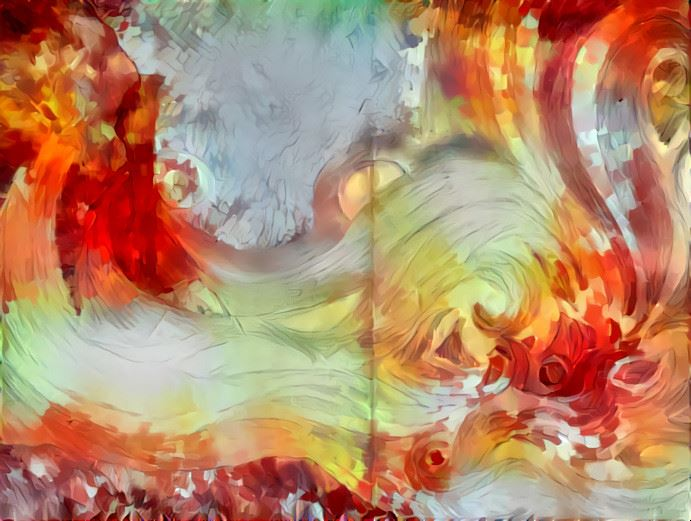
#> input picture IAsource.jpg, 691 x 521 px
$ python img_difference.py IAsource.jpg IAv1.jpg 5   (Python 2 division)
#> lines starting #> are read from the running program, lines starting #| are printed output that depends on the picture; after the words box and inside, x2 and y2 are one past the last pixel; in counts of white or black regions, pixels touching at a corner belong together
#!/usr/bin/python

import sys
import numpy as np
import cv2
# from matplotlib import pyplot as plt
import matplotlib.pyplot as plt
import cv2
import copy

print 'Number of arguments:', len(sys.argv), 'arguments.'
print 'Argument List:', str(sys.argv)

# Iitialisation
sourceTxt = str(sys.argv[1])
modifTxt = str(sys.argv[2])
th = 10 # threshold value used when mask is calculted (default value)
if (len(sys.argv)>3):
    th = int(sys.argv[3])

# Display parameter
print("--- "+str(sys.argv[0])+" ---")
print("     source image : "+sourceTxt)
print("     modified image : "+modifTxt)
print("     threshold : "+str(th))
print("------")


imgColor = cv2.IMREAD_COLOR # Set flag to tell openCV to read image in color

## Read images (Attention BGR color space)
imgSource = cv2.imread(sourceTxt,imgColor)
#> imgSource is the input picture: shape (521, 691, 3); mean B, G, R 105.9, 137.6, 182.7
imgModified = cv2.imread(modifTxt,imgColor)
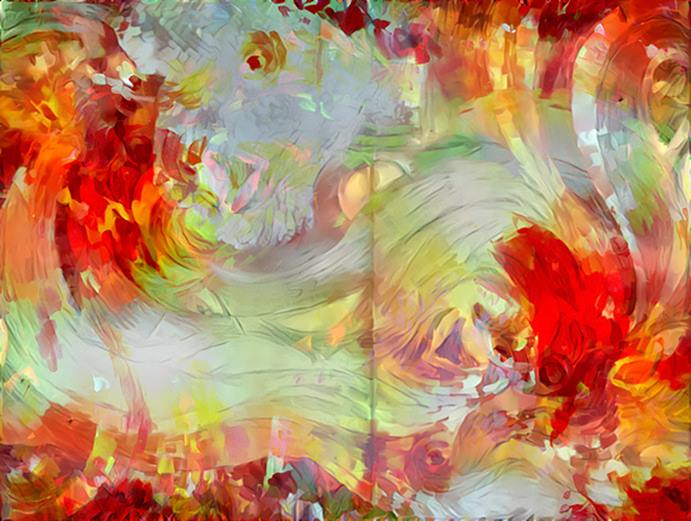
#> input picture IAv1.jpg, 691 x 521 px
#> imgModified is the input picture: shape (521, 691, 3); mean B, G, R 98.5, 135.1, 186.4

## Convert to RGB color space (Matplotlib)
imgSource = cv2.cvtColor(imgSource, cv2.COLOR_BGR2RGB)
imgModified = cv2.cvtColor(imgModified, cv2.COLOR_BGR2RGB)

## Compute difference between imgSource and imgModified
diff = cv2.absdiff(imgSource, imgModified) # Calculates the per-element absolute difference between two images arrays
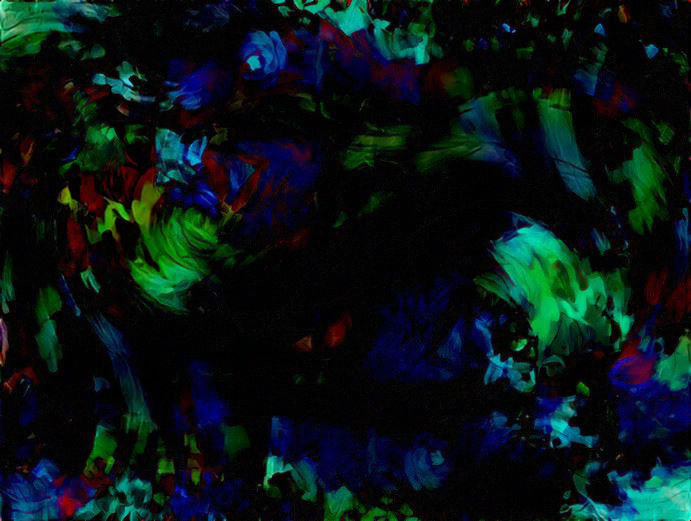
#> diff: shape (521, 691, 3); mean R, G, B 8.4, 21.1, 22.3
mask = cv2.cvtColor(diff, cv2.COLOR_RGB2GRAY) # Seem to work uncorrectly
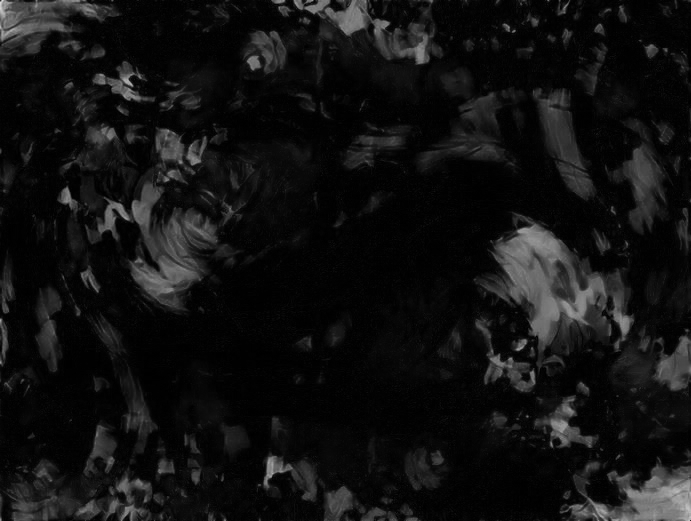
#> mask: shape (521, 691); min 0, max 217, mean 17.4

imask =  mask>th # Create mask based on threshold value
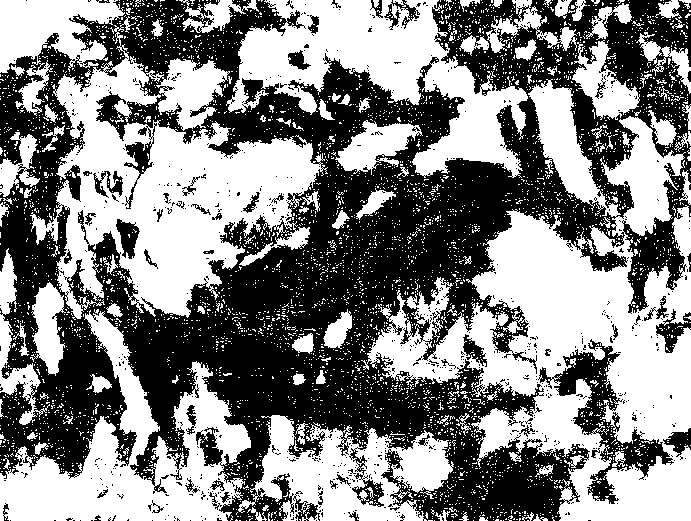
#> imask: shape (521, 691) bool; 51.9% white; 802 black regions (749 under 20 px), largest, box (x1, y1, x2, y2) and area: (0, 0, 691, 521) 160823, (538, 339, 674, 504) 4984, (656, 309, 691, 353) 585

canvas = np.zeros_like(imgModified, np.uint8)
canvas[imask] = imgModified[imask]
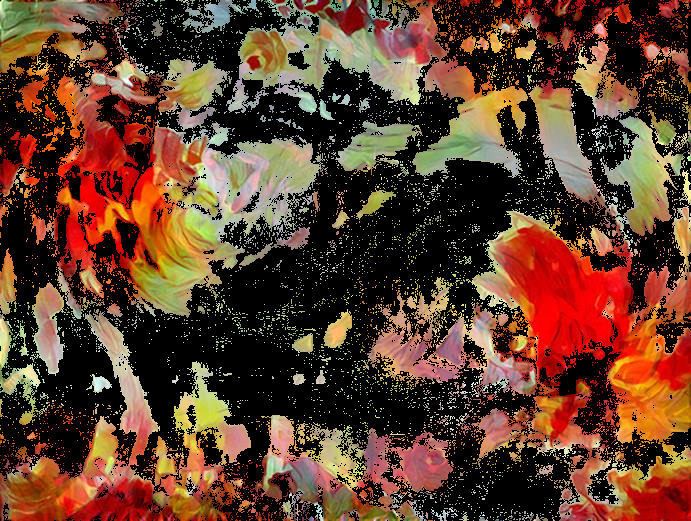
#> canvas: shape (521, 691, 3); mean R, G, B 96.3, 62.3, 42.7

imgResult = copy.deepcopy(canvas) # Duplicate image canvas (deep copy)
imgResult[:,0:imgResult.size] = (0,0,0)  # (B, G, R) # Reset canvas to black image
#> imgResult: shape (521, 691, 3); every value is 0
imgResult = cv2.addWeighted(imgSource, 0.5, imgResult, 1, 0) # Blend imgSource on black canvas with alpha value
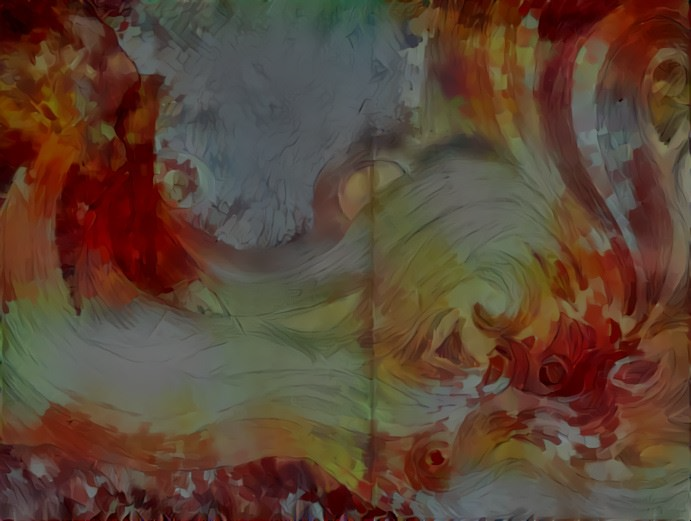
#> imgResult: shape (521, 691, 3); mean R, G, B 91.4, 68.8, 53
imgResult[imask] = canvas[imask] # Hilight modified pixels
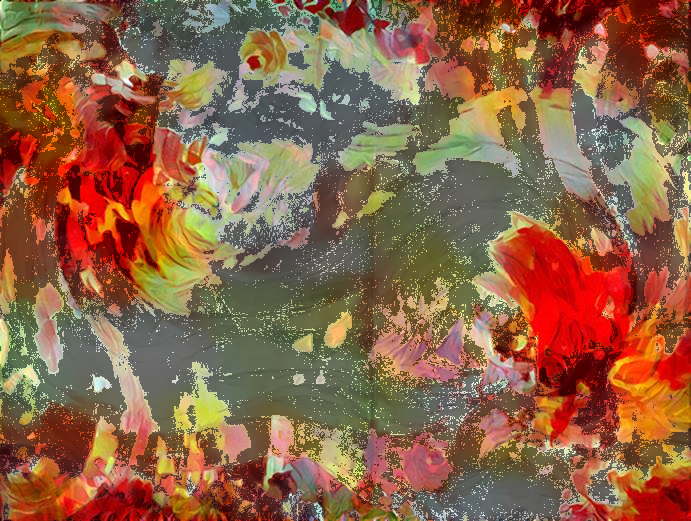
#> imgResult: shape (521, 691, 3); mean R, G, B 141.3, 98.7, 70.6

## Save blended image

resultTxt = 'diff__'+sourceTxt+'__'+modifTxt
## Convert back blended image to BGR
img_converted = cv2.cvtColor(imgResult, cv2.COLOR_RGB2BGR)
cv2.imwrite(resultTxt, img_converted) # Save image "img_converted" with name "resultTxt"


## Dispaly images

images=[] # List images
title_images=[] # List images titles

nb_row = 3
nb_column =2

# Add images elements to list images and title_images
# -- Warning : Add as much as element as defined by nb_row*nb_column --

images.append(imgSource),title_images.append(sourceTxt)
images.append(imgModified),title_images.append(modifTxt)
images.append(diff),title_images.append("difference")
images.append(mask),title_images.append("mask (grayscale)")
images.append(canvas),title_images.append("canvas  threshold:"+str(th))
images.append(imgResult),title_images.append(resultTxt)

f, ax = plt.subplots(nb_column, nb_row, sharex=True, sharey=True) # Create a set of subplot with shared x and y axis
for i in xrange(len(images)):
    idx_row = i/nb_row
    idx_col = (i%nb_row)
    print("case : ["+str(idx_row)+","+str(idx_col)+"]")
    ax[idx_row,idx_col].imshow(images[i])
    ax[idx_row,idx_col].set_title(title_images[i])
#> this loop made 6 passes
#> (idx_row, idx_col) on passes 1 to 6: (0, 0), (0, 1), (0, 2), (1, 0), (1, 1), (1, 2)
#| case : [0,0]
#| case : [0,1]
#| case : [0,2]
#| case : [1,0]
#| case : [1,1]
#| case : [1,2]

plt.xticks([]),plt.yticks([]) # Disable scale marking on x and w axis

plt.show() # Display subplot
